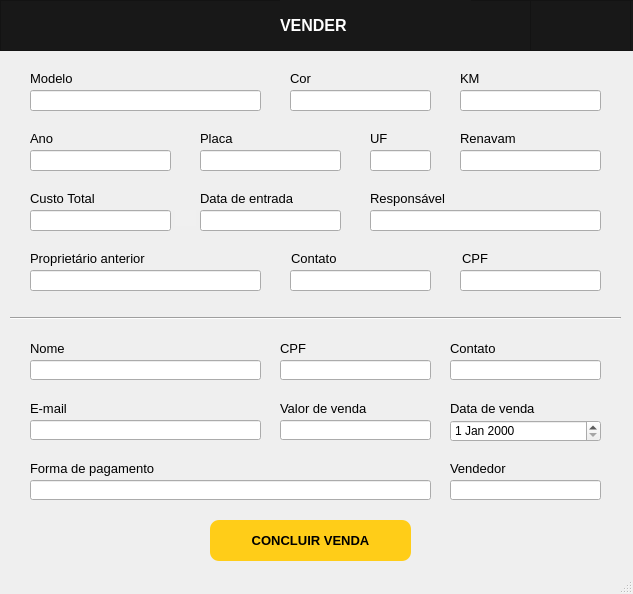
<?xml version="1.0" encoding="UTF-8"?>
<ui version="4.0">
 <class>MainWindow</class>
 <widget class="QMainWindow" name="MainWindow">
  <property name="geometry">
   <rect>
    <x>0</x>
    <y>0</y>
    <width>633</width>
    <height>594</height>
   </rect>
  </property>
  <property name="minimumSize">
   <size>
    <width>633</width>
    <height>594</height>
   </size>
  </property>
  <property name="maximumSize">
   <size>
    <width>633</width>
    <height>594</height>
   </size>
  </property>
  <property name="windowTitle">
   <string>MALOCH</string>
  </property>
  <property name="windowIcon">
   <iconset>
    <normaloff>../SCR/maloch.ico</normaloff>../SCR/maloch.ico</iconset>
  </property>
  <property name="styleSheet">
   <string notr="true"/>
  </property>
  <widget class="QWidget" name="centralwidget">
   <widget class="QLineEdit" name="lineEdit_11">
    <property name="geometry">
     <rect>
      <x>290</x>
      <y>270</y>
      <width>141</width>
      <height>21</height>
     </rect>
    </property>
    <property name="readOnly">
     <bool>true</bool>
    </property>
   </widget>
   <widget class="QLineEdit" name="lineEdit_8">
    <property name="geometry">
     <rect>
      <x>200</x>
      <y>210</y>
      <width>141</width>
      <height>21</height>
     </rect>
    </property>
    <property name="readOnly">
     <bool>true</bool>
    </property>
   </widget>
   <widget class="QLineEdit" name="lineEdit_10">
    <property name="geometry">
     <rect>
      <x>30</x>
      <y>270</y>
      <width>231</width>
      <height>21</height>
     </rect>
    </property>
    <property name="readOnly">
     <bool>true</bool>
    </property>
   </widget>
   <widget class="QLineEdit" name="lineEdit">
    <property name="geometry">
     <rect>
      <x>30</x>
      <y>90</y>
      <width>231</width>
      <height>21</height>
     </rect>
    </property>
    <property name="text">
     <string/>
    </property>
    <property name="readOnly">
     <bool>true</bool>
    </property>
   </widget>
   <widget class="QLabel" name="label_14">
    <property name="geometry">
     <rect>
      <x>290</x>
      <y>70</y>
      <width>71</width>
      <height>16</height>
     </rect>
    </property>
    <property name="font">
     <font>
      <family>Segoe UI Symbol</family>
      <pointsize>10</pointsize>
      <weight>50</weight>
      <bold>false</bold>
     </font>
    </property>
    <property name="text">
     <string>Cor</string>
    </property>
   </widget>
   <widget class="QLineEdit" name="lineEdit_3">
    <property name="geometry">
     <rect>
      <x>460</x>
      <y>90</y>
      <width>141</width>
      <height>21</height>
     </rect>
    </property>
    <property name="readOnly">
     <bool>true</bool>
    </property>
   </widget>
   <widget class="QLineEdit" name="lineEdit_7">
    <property name="geometry">
     <rect>
      <x>30</x>
      <y>210</y>
      <width>141</width>
      <height>21</height>
     </rect>
    </property>
    <property name="font">
     <font>
      <kerning>true</kerning>
     </font>
    </property>
    <property name="text">
     <string/>
    </property>
    <property name="echoMode">
     <enum>QLineEdit::Normal</enum>
    </property>
    <property name="readOnly">
     <bool>true</bool>
    </property>
   </widget>
   <widget class="QLabel" name="label_7">
    <property name="geometry">
     <rect>
      <x>30</x>
      <y>190</y>
      <width>71</width>
      <height>16</height>
     </rect>
    </property>
    <property name="font">
     <font>
      <family>Segoe UI Symbol</family>
      <pointsize>10</pointsize>
      <weight>50</weight>
      <bold>false</bold>
     </font>
    </property>
    <property name="text">
     <string>Custo Total</string>
    </property>
   </widget>
   <widget class="QLabel" name="label_12">
    <property name="geometry">
     <rect>
      <x>462</x>
      <y>250</y>
      <width>71</width>
      <height>16</height>
     </rect>
    </property>
    <property name="font">
     <font>
      <family>Segoe UI Symbol</family>
      <pointsize>10</pointsize>
      <weight>50</weight>
      <bold>false</bold>
     </font>
    </property>
    <property name="text">
     <string>CPF</string>
    </property>
   </widget>
   <widget class="QLineEdit" name="lineEdit_12">
    <property name="geometry">
     <rect>
      <x>460</x>
      <y>270</y>
      <width>141</width>
      <height>21</height>
     </rect>
    </property>
    <property name="readOnly">
     <bool>true</bool>
    </property>
   </widget>
   <widget class="QLabel" name="label_6">
    <property name="geometry">
     <rect>
      <x>460</x>
      <y>70</y>
      <width>71</width>
      <height>16</height>
     </rect>
    </property>
    <property name="font">
     <font>
      <family>Segoe UI Symbol</family>
      <pointsize>10</pointsize>
      <weight>50</weight>
      <bold>false</bold>
     </font>
    </property>
    <property name="text">
     <string>KM</string>
    </property>
   </widget>
   <widget class="QLabel" name="label_13">
    <property name="geometry">
     <rect>
      <x>30</x>
      <y>70</y>
      <width>71</width>
      <height>16</height>
     </rect>
    </property>
    <property name="font">
     <font>
      <family>Segoe UI Symbol</family>
      <pointsize>10</pointsize>
      <weight>50</weight>
      <bold>false</bold>
     </font>
    </property>
    <property name="text">
     <string>Modelo</string>
    </property>
   </widget>
   <widget class="QLabel" name="label_10">
    <property name="geometry">
     <rect>
      <x>30</x>
      <y>250</y>
      <width>161</width>
      <height>16</height>
     </rect>
    </property>
    <property name="font">
     <font>
      <family>Segoe UI Symbol</family>
      <pointsize>10</pointsize>
      <weight>50</weight>
      <bold>false</bold>
     </font>
    </property>
    <property name="text">
     <string>Proprietário anterior</string>
    </property>
   </widget>
   <widget class="QLabel" name="label_8">
    <property name="geometry">
     <rect>
      <x>200</x>
      <y>130</y>
      <width>71</width>
      <height>16</height>
     </rect>
    </property>
    <property name="font">
     <font>
      <family>Segoe UI Symbol</family>
      <pointsize>10</pointsize>
      <weight>50</weight>
      <bold>false</bold>
     </font>
    </property>
    <property name="text">
     <string>Placa</string>
    </property>
   </widget>
   <widget class="QLineEdit" name="lineEdit_6">
    <property name="geometry">
     <rect>
      <x>460</x>
      <y>150</y>
      <width>141</width>
      <height>21</height>
     </rect>
    </property>
    <property name="readOnly">
     <bool>true</bool>
    </property>
   </widget>
   <widget class="QLabel" name="label_9">
    <property name="geometry">
     <rect>
      <x>370</x>
      <y>190</y>
      <width>91</width>
      <height>16</height>
     </rect>
    </property>
    <property name="font">
     <font>
      <family>Segoe UI Symbol</family>
      <pointsize>10</pointsize>
      <weight>50</weight>
      <bold>false</bold>
     </font>
    </property>
    <property name="text">
     <string>Responsável</string>
    </property>
   </widget>
   <widget class="QLabel" name="label_16">
    <property name="geometry">
     <rect>
      <x>291</x>
      <y>250</y>
      <width>71</width>
      <height>16</height>
     </rect>
    </property>
    <property name="font">
     <font>
      <family>Segoe UI Symbol</family>
      <pointsize>10</pointsize>
      <weight>50</weight>
      <bold>false</bold>
     </font>
    </property>
    <property name="text">
     <string>Contato</string>
    </property>
   </widget>
   <widget class="QLabel" name="label_15">
    <property name="geometry">
     <rect>
      <x>460</x>
      <y>130</y>
      <width>71</width>
      <height>16</height>
     </rect>
    </property>
    <property name="font">
     <font>
      <family>Segoe UI Symbol</family>
      <pointsize>10</pointsize>
      <weight>50</weight>
      <bold>false</bold>
     </font>
    </property>
    <property name="text">
     <string>Renavam</string>
    </property>
   </widget>
   <widget class="QLineEdit" name="lineEdit_9">
    <property name="geometry">
     <rect>
      <x>370</x>
      <y>210</y>
      <width>231</width>
      <height>21</height>
     </rect>
    </property>
    <property name="readOnly">
     <bool>true</bool>
    </property>
   </widget>
   <widget class="QLineEdit" name="lineEdit_4">
    <property name="geometry">
     <rect>
      <x>30</x>
      <y>150</y>
      <width>141</width>
      <height>21</height>
     </rect>
    </property>
    <property name="readOnly">
     <bool>true</bool>
    </property>
   </widget>
   <widget class="QLineEdit" name="lineEdit_5">
    <property name="geometry">
     <rect>
      <x>200</x>
      <y>150</y>
      <width>141</width>
      <height>21</height>
     </rect>
    </property>
    <property name="readOnly">
     <bool>true</bool>
    </property>
   </widget>
   <widget class="QLabel" name="label_5">
    <property name="geometry">
     <rect>
      <x>30</x>
      <y>130</y>
      <width>71</width>
      <height>16</height>
     </rect>
    </property>
    <property name="font">
     <font>
      <family>Segoe UI Symbol</family>
      <pointsize>10</pointsize>
      <weight>50</weight>
      <bold>false</bold>
     </font>
    </property>
    <property name="text">
     <string>Ano</string>
    </property>
   </widget>
   <widget class="QLabel" name="label_11">
    <property name="geometry">
     <rect>
      <x>200</x>
      <y>190</y>
      <width>121</width>
      <height>16</height>
     </rect>
    </property>
    <property name="font">
     <font>
      <family>Segoe UI Symbol</family>
      <pointsize>10</pointsize>
      <weight>50</weight>
      <bold>false</bold>
     </font>
    </property>
    <property name="text">
     <string>Data de entrada</string>
    </property>
   </widget>
   <widget class="QLineEdit" name="lineEdit_2">
    <property name="geometry">
     <rect>
      <x>290</x>
      <y>90</y>
      <width>141</width>
      <height>21</height>
     </rect>
    </property>
    <property name="readOnly">
     <bool>true</bool>
    </property>
   </widget>
   <widget class="Line" name="line">
    <property name="geometry">
     <rect>
      <x>10</x>
      <y>310</y>
      <width>611</width>
      <height>16</height>
     </rect>
    </property>
    <property name="orientation">
     <enum>Qt::Horizontal</enum>
    </property>
   </widget>
   <widget class="QFrame" name="frame_gamboa">
    <property name="geometry">
     <rect>
      <x>0</x>
      <y>0</y>
      <width>641</width>
      <height>51</height>
     </rect>
    </property>
    <property name="styleSheet">
     <string notr="true">background-color: rgb(24, 24, 24);</string>
    </property>
    <property name="frameShape">
     <enum>QFrame::StyledPanel</enum>
    </property>
    <property name="frameShadow">
     <enum>QFrame::Raised</enum>
    </property>
    <widget class="QLabel" name="label">
     <property name="geometry">
      <rect>
       <x>280</x>
       <y>0</y>
       <width>191</width>
       <height>51</height>
      </rect>
     </property>
     <property name="font">
      <font>
       <family>Segoe UI Symbol</family>
       <pointsize>12</pointsize>
       <weight>75</weight>
       <bold>true</bold>
      </font>
     </property>
     <property name="styleSheet">
      <string notr="true">color: rgb(255, 255, 255);</string>
     </property>
     <property name="text">
      <string>VENDER</string>
     </property>
    </widget>
    <widget class="QFrame" name="frame_logo">
     <property name="geometry">
      <rect>
       <x>530</x>
       <y>0</y>
       <width>101</width>
       <height>51</height>
      </rect>
     </property>
     <property name="frameShape">
      <enum>QFrame::StyledPanel</enum>
     </property>
     <property name="frameShadow">
      <enum>QFrame::Raised</enum>
     </property>
    </widget>
   </widget>
   <widget class="QLineEdit" name="lineEdit_13">
    <property name="geometry">
     <rect>
      <x>30</x>
      <y>360</y>
      <width>231</width>
      <height>20</height>
     </rect>
    </property>
   </widget>
   <widget class="QLineEdit" name="lineEdit_14">
    <property name="geometry">
     <rect>
      <x>280</x>
      <y>360</y>
      <width>151</width>
      <height>20</height>
     </rect>
    </property>
   </widget>
   <widget class="QLineEdit" name="lineEdit_15">
    <property name="geometry">
     <rect>
      <x>450</x>
      <y>360</y>
      <width>151</width>
      <height>20</height>
     </rect>
    </property>
   </widget>
   <widget class="QLineEdit" name="lineEdit_16">
    <property name="geometry">
     <rect>
      <x>30</x>
      <y>420</y>
      <width>231</width>
      <height>20</height>
     </rect>
    </property>
    <property name="text">
     <string/>
    </property>
   </widget>
   <widget class="QLineEdit" name="lineEdit_17">
    <property name="geometry">
     <rect>
      <x>280</x>
      <y>420</y>
      <width>151</width>
      <height>20</height>
     </rect>
    </property>
   </widget>
   <widget class="QLabel" name="label_17">
    <property name="geometry">
     <rect>
      <x>30</x>
      <y>340</y>
      <width>71</width>
      <height>16</height>
     </rect>
    </property>
    <property name="font">
     <font>
      <family>Segoe UI Symbol</family>
      <pointsize>10</pointsize>
      <weight>50</weight>
      <bold>false</bold>
     </font>
    </property>
    <property name="text">
     <string>Nome</string>
    </property>
   </widget>
   <widget class="QLabel" name="label_18">
    <property name="geometry">
     <rect>
      <x>450</x>
      <y>340</y>
      <width>71</width>
      <height>16</height>
     </rect>
    </property>
    <property name="font">
     <font>
      <family>Segoe UI Symbol</family>
      <pointsize>10</pointsize>
      <weight>50</weight>
      <bold>false</bold>
     </font>
    </property>
    <property name="text">
     <string>Contato</string>
    </property>
   </widget>
   <widget class="QLabel" name="label_19">
    <property name="geometry">
     <rect>
      <x>30</x>
      <y>400</y>
      <width>71</width>
      <height>16</height>
     </rect>
    </property>
    <property name="font">
     <font>
      <family>Segoe UI Symbol</family>
      <pointsize>10</pointsize>
      <weight>50</weight>
      <bold>false</bold>
     </font>
    </property>
    <property name="text">
     <string>E-mail</string>
    </property>
   </widget>
   <widget class="QLabel" name="label_20">
    <property name="geometry">
     <rect>
      <x>280</x>
      <y>400</y>
      <width>91</width>
      <height>16</height>
     </rect>
    </property>
    <property name="font">
     <font>
      <family>Segoe UI Symbol</family>
      <pointsize>10</pointsize>
      <weight>50</weight>
      <bold>false</bold>
     </font>
    </property>
    <property name="text">
     <string>Valor de venda</string>
    </property>
   </widget>
   <widget class="QLabel" name="label_21">
    <property name="geometry">
     <rect>
      <x>30</x>
      <y>460</y>
      <width>131</width>
      <height>16</height>
     </rect>
    </property>
    <property name="font">
     <font>
      <family>Segoe UI Symbol</family>
      <pointsize>10</pointsize>
      <weight>50</weight>
      <bold>false</bold>
     </font>
    </property>
    <property name="text">
     <string>Forma de pagamento</string>
    </property>
   </widget>
   <widget class="QPushButton" name="incld">
    <property name="geometry">
     <rect>
      <x>210</x>
      <y>520</y>
      <width>201</width>
      <height>41</height>
     </rect>
    </property>
    <property name="font">
     <font>
      <family>Segoe UI Symbol</family>
      <pointsize>10</pointsize>
      <weight>75</weight>
      <bold>true</bold>
     </font>
    </property>
    <property name="cursor">
     <cursorShape>PointingHandCursor</cursorShape>
    </property>
    <property name="styleSheet">
     <string notr="true">
border-radius: 9px;
background-color: rgb(255, 205, 24);
</string>
    </property>
    <property name="text">
     <string>CONCLUIR VENDA</string>
    </property>
   </widget>
   <widget class="QLineEdit" name="lineEdit_18">
    <property name="geometry">
     <rect>
      <x>30</x>
      <y>480</y>
      <width>401</width>
      <height>20</height>
     </rect>
    </property>
   </widget>
   <widget class="QLabel" name="label_22">
    <property name="geometry">
     <rect>
      <x>280</x>
      <y>340</y>
      <width>71</width>
      <height>16</height>
     </rect>
    </property>
    <property name="font">
     <font>
      <family>Segoe UI Symbol</family>
      <pointsize>10</pointsize>
      <weight>50</weight>
      <bold>false</bold>
     </font>
    </property>
    <property name="text">
     <string>CPF</string>
    </property>
   </widget>
   <widget class="QLineEdit" name="lineEdit_19">
    <property name="geometry">
     <rect>
      <x>450</x>
      <y>480</y>
      <width>151</width>
      <height>20</height>
     </rect>
    </property>
   </widget>
   <widget class="QLabel" name="label_23">
    <property name="geometry">
     <rect>
      <x>450</x>
      <y>460</y>
      <width>131</width>
      <height>16</height>
     </rect>
    </property>
    <property name="font">
     <font>
      <family>Segoe UI Symbol</family>
      <pointsize>10</pointsize>
      <weight>50</weight>
      <bold>false</bold>
     </font>
    </property>
    <property name="text">
     <string>Vendedor</string>
    </property>
   </widget>
   <widget class="QLabel" name="label_24">
    <property name="geometry">
     <rect>
      <x>450</x>
      <y>400</y>
      <width>91</width>
      <height>16</height>
     </rect>
    </property>
    <property name="font">
     <font>
      <family>Segoe UI Symbol</family>
      <pointsize>10</pointsize>
      <weight>50</weight>
      <bold>false</bold>
     </font>
    </property>
    <property name="text">
     <string>Data de venda</string>
    </property>
   </widget>
   <widget class="QLineEdit" name="lineEdit_21">
    <property name="geometry">
     <rect>
      <x>370</x>
      <y>150</y>
      <width>61</width>
      <height>21</height>
     </rect>
    </property>
    <property name="readOnly">
     <bool>true</bool>
    </property>
   </widget>
   <widget class="QLabel" name="label_25">
    <property name="geometry">
     <rect>
      <x>370</x>
      <y>130</y>
      <width>71</width>
      <height>16</height>
     </rect>
    </property>
    <property name="font">
     <font>
      <family>Segoe UI Symbol</family>
      <pointsize>10</pointsize>
      <weight>50</weight>
      <bold>false</bold>
     </font>
    </property>
    <property name="text">
     <string>UF</string>
    </property>
   </widget>
   <widget class="QLineEdit" name="lineEdit_22">
    <property name="geometry">
     <rect>
      <x>175</x>
      <y>210</y>
      <width>21</width>
      <height>16</height>
     </rect>
    </property>
    <property name="styleSheet">
     <string notr="true">border-radius:25px;
background-color: rgb(240, 240, 240);
color: rgb(240, 240, 240);</string>
    </property>
   </widget>
   <widget class="QDateEdit" name="dateEdit">
    <property name="geometry">
     <rect>
      <x>450</x>
      <y>420</y>
      <width>151</width>
      <height>22</height>
     </rect>
    </property>
   </widget>
  </widget>
  <widget class="QStatusBar" name="statusbar"/>
 </widget>
 <resources/>
 <connections/>
</ui>
